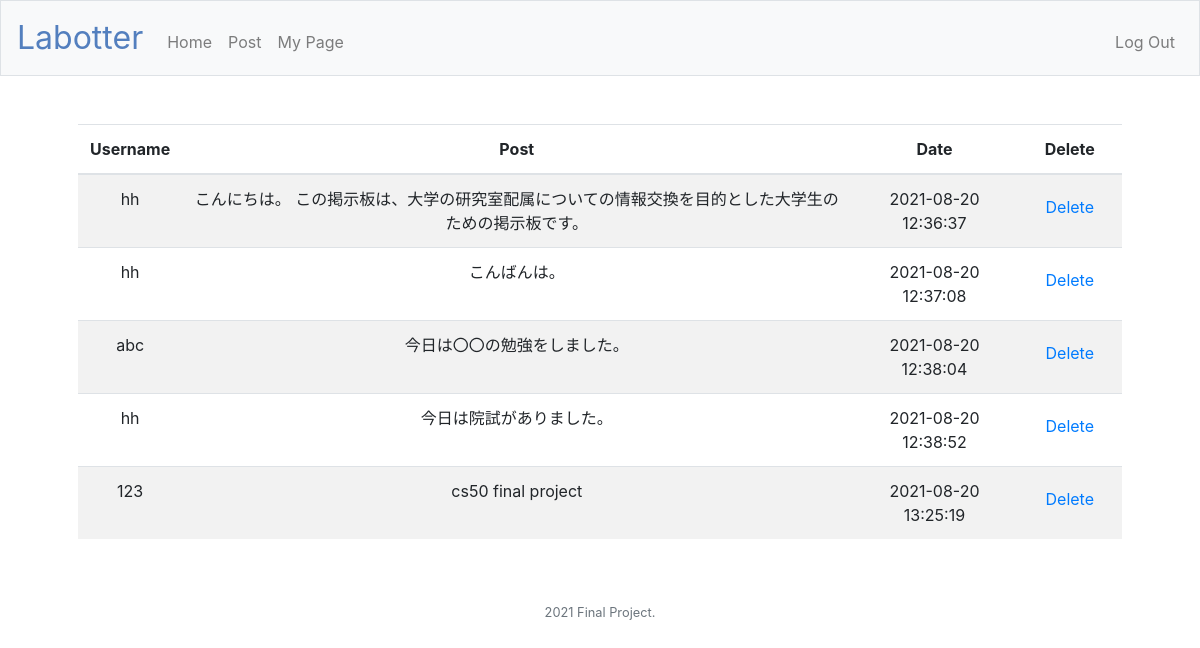
Page / (signed in) on the earlier database version.
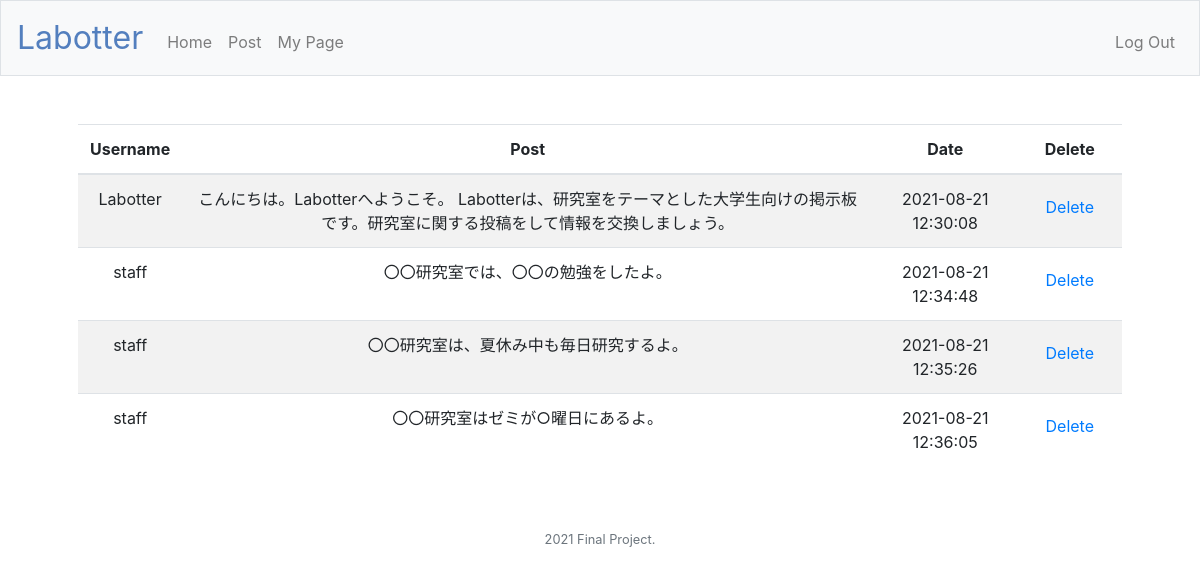
Same page on the later database version.
### tables this page shows
CREATE TABLE bbs(
id INTEGER PRIMARY KEY AUTOINCREMENT,
user_id INTEGER NOT NULL,
name TEXT NOT NULL,
time TIMESTAMP DEFAULT CURRENT_TIMESTAMP,
article TEXT NOT NULL,
FOREIGN KEY(user_id) REFERENCES users(id)
);

### application.py (the view)
@app.route("/", methods=["GET", "POST"])
@login_required
def index():
    bbs = db.execute("SELECT * FROM bbs")
    return render_template("index.html", bbs = bbs)

### application.py (called while the page is built)
@app.after_request
def after_request(response):
    response.headers["Cache-Control"] = "no-cache, no-store, must-revalidate"
    response.headers["Expires"] = 0
    response.headers["Pragma"] = "no-cache"
    return response

### helpers.py (called while the page is built)
def login_required(f):
    @wraps(f)
    def decorated_function(*args, **kwargs):
        if session.get("user_id") is None:
            return redirect("/login")
        return f(*args, **kwargs)
    return decorated_function

### templates/index.html (shortened to what this page needs)
{% extends "layout.html" %}
{% block main %}
    <div>
    <table class="table table-striped">
        <thread>
            <tr style="background-color: #fff;">
                <th>Username</th>
                <th>Post</th>
                <th>Date</th>
                <th>Delete</th>
            </tr>
        </thread>
        <tbody>
            {% for ppost in bbs %}
            <tr>
                <td>{{ ppost["name"] }}</td>
                <td>{{ ppost["article"] }}</td>
                <td>{{ ppost["time"] }}</td>
                <td>
                    <a class="nav-link" href="/delete/{{ ppost['id']}}">Delete</a>
    </td>
            </tr>
            {% endfor %}
        </tbody>
    </table>
    </div>
{% endblock %}

### templates/layout.html (shortened to what this page needs)
<!DOCTYPE html>
<html lang="en">
    <head>
        <link rel="stylesheet" href="https://cdn.jsdelivr.net/npm/bootstrap@4.5.3/dist/css/bootstrap.min.css">
        <link href="/static/styles.css" rel="stylesheet">
    </head>
    <body>
        <nav class="navbar navbar-expand-md navbar-light bg-light border">
            <a class="navbar-brand" href="/">
                <span class="blue">Labotter</span>
            </a>
            <div class="collapse navbar-collapse" id="navbar">
                {% if session.user_id %}
                    <ul class="navbar-nav mr-auto mt-2">
                        <li class="nav-item"><a class="nav-link" href="/">Home</a></li>
                        <li class="nav-item"><a class="nav-link" href="/ppost">Post</a></li>
                        <li class="nav-item"><a class="nav-link" href="/mypage">My Page</a></li>
                    </ul>
                    <ul class="navbar-nav ml-auto mt-2">
                        <li class="nav-item"><a class="nav-link" href="/logout">Log Out</a></li>
                    </ul>
                {% else %}
                    <ul class="navbar-nav ml-auto mt-2">
                        <li class="nav-item"><a class="nav-link" href="/register">Register</a></li>
                        <li class="nav-item"><a class="nav-link" href="/login">Log In</a></li>
                    </ul>
                {% endif %}
            </div>
        </nav>
        <main class="container p-5" >
            {% block main %}{% endblock %}
        </main>
        <footer class="small text-center text-muted">
            2021 Final Project.
        </footer>
    </body>
</html>

### static/styles.css (style rules this page uses)
nav .navbar-brand { font-size: xx-large; }
nav .navbar-brand .blue { color: #537fbe; }
main { overflow-x: auto; text-align: center; }

Differences in the rows shown:
removed bbs: name "hh", article "こんにちは。 この掲示板は、大学の研究室配属についての情報交換を目的とした大学生のための掲示板です。", time "2021-08-20 12:36:37"
removed bbs: name "hh", article "こんばんは。", time "2021-08-20 12:37:08"
removed bbs: name "abc", article "今日は〇〇の勉強をしました。", time "2021-08-20 12:38:04"
removed bbs: name "hh", article "今日は院試がありました。", time "2021-08-20 12:38:52"
removed bbs: name "123", article "cs50 final project", time "2021-08-20 13:25:19"
added bbs: name "Labotter", article "こんにちは。Labotterへようこそ。 Labotterは、研究室をテーマとした大学生向けの掲示板です。研究室に関する投稿をして情報を交換しましょう。", time "2021-08-21 12:30:08"
added bbs: name "staff", article "〇〇研究室では、〇〇の勉強をしたよ。", time "2021-08-21 12:34:48"
added bbs: name "staff", article "〇〇研究室は、夏休み中も毎日研究するよ。", time "2021-08-21 12:35:26"
added bbs: name "staff", article "〇〇研究室はゼミが○曜日にあるよ。", time "2021-08-21 12:36:05"
